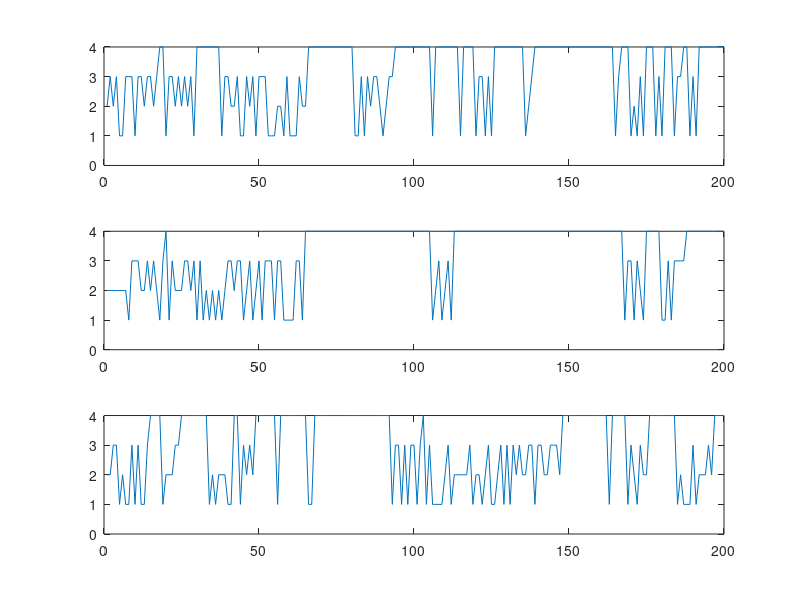

MATLAB code to generate this figure:
% for homework 1
% problem 1

clear; close all;

PI = [0.2 0.2 0.5 0.1; 0.2 0.3 0.4 0.1; 0.4 0.2 0.3 0.1; 0.1 0 0 0.9];  % transition matrix
  
M = 3;      % number of chains
N = 4;      % number of states
K = 200;    % number of time steps in each chain

for m = 1:M
    x(1,m) = ceil(N*rand);  % random initial
    for k = 2:K
        % generate a chain
        P = PI(x(k-1,m),:); %pick i-th row
        U = rand;
        if U < P(1)
            x(k,m) = 1;
            
        elseif (P(1)<U&&U<P(1)+P(2))
            x(k,m) = 2;
            
        elseif(P(1)+P(2)<U&&U<P(1)+P(2)+P(3))
                    
                    x(k,m) = 3;
        else
            x(k,m) = N; 
        end
    end
end

figure(1);
for m = 1:M
    subplot(3,1,m);
    plot(x(:,m));
    ylim([0 4]);
end




